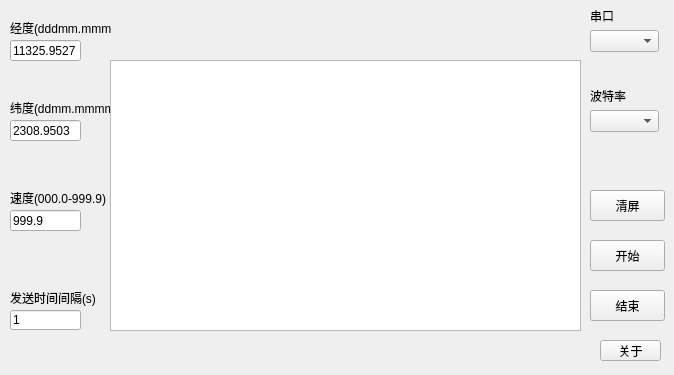
<?xml version="1.0" encoding="UTF-8"?>
<ui version="4.0">
 <class>Windows</class>
 <widget class="QWidget" name="Windows">
  <property name="enabled">
   <bool>true</bool>
  </property>
  <property name="geometry">
   <rect>
    <x>0</x>
    <y>0</y>
    <width>674</width>
    <height>375</height>
   </rect>
  </property>
  <property name="sizePolicy">
   <sizepolicy hsizetype="Fixed" vsizetype="Fixed">
    <horstretch>0</horstretch>
    <verstretch>0</verstretch>
   </sizepolicy>
  </property>
  <property name="minimumSize">
   <size>
    <width>0</width>
    <height>0</height>
   </size>
  </property>
  <property name="sizeIncrement">
   <size>
    <width>0</width>
    <height>0</height>
   </size>
  </property>
  <property name="baseSize">
   <size>
    <width>0</width>
    <height>0</height>
   </size>
  </property>
  <property name="acceptDrops">
   <bool>false</bool>
  </property>
  <property name="windowTitle">
   <string>0183生成器</string>
  </property>
  <property name="windowIcon">
   <iconset resource="titleico.qrc">
    <normaloff>:/img/image2.png</normaloff>:/img/image2.png</iconset>
  </property>
  <widget class="QLineEdit" name="longutide">
   <property name="geometry">
    <rect>
     <x>10</x>
     <y>40</y>
     <width>71</width>
     <height>21</height>
    </rect>
   </property>
   <property name="text">
    <string>11325.9527</string>
   </property>
  </widget>
  <widget class="QLabel" name="label">
   <property name="geometry">
    <rect>
     <x>10</x>
     <y>20</y>
     <width>101</width>
     <height>16</height>
    </rect>
   </property>
   <property name="text">
    <string>经度(dddmm.mmmm)</string>
   </property>
  </widget>
  <widget class="QLabel" name="label_2">
   <property name="geometry">
    <rect>
     <x>10</x>
     <y>100</y>
     <width>101</width>
     <height>16</height>
    </rect>
   </property>
   <property name="text">
    <string>纬度(ddmm.mmmm)</string>
   </property>
  </widget>
  <widget class="QLineEdit" name="latitude">
   <property name="geometry">
    <rect>
     <x>10</x>
     <y>120</y>
     <width>71</width>
     <height>21</height>
    </rect>
   </property>
   <property name="text">
    <string>2308.9503</string>
   </property>
  </widget>
  <widget class="QLabel" name="label_3">
   <property name="geometry">
    <rect>
     <x>10</x>
     <y>190</y>
     <width>111</width>
     <height>16</height>
    </rect>
   </property>
   <property name="text">
    <string>速度(000.0-999.9)</string>
   </property>
  </widget>
  <widget class="QLineEdit" name="speed">
   <property name="geometry">
    <rect>
     <x>10</x>
     <y>210</y>
     <width>71</width>
     <height>21</height>
    </rect>
   </property>
   <property name="text">
    <string>999.9</string>
   </property>
  </widget>
  <widget class="QPushButton" name="start">
   <property name="geometry">
    <rect>
     <x>590</x>
     <y>240</y>
     <width>75</width>
     <height>31</height>
    </rect>
   </property>
   <property name="text">
    <string>开始</string>
   </property>
  </widget>
  <widget class="QPushButton" name="end">
   <property name="geometry">
    <rect>
     <x>590</x>
     <y>290</y>
     <width>75</width>
     <height>31</height>
    </rect>
   </property>
   <property name="text">
    <string>结束</string>
   </property>
  </widget>
  <widget class="QComboBox" name="serial">
   <property name="geometry">
    <rect>
     <x>590</x>
     <y>30</y>
     <width>69</width>
     <height>22</height>
    </rect>
   </property>
  </widget>
  <widget class="QLabel" name="label_4">
   <property name="geometry">
    <rect>
     <x>590</x>
     <y>10</y>
     <width>54</width>
     <height>12</height>
    </rect>
   </property>
   <property name="text">
    <string>串口</string>
   </property>
  </widget>
  <widget class="QComboBox" name="comboBox">
   <property name="geometry">
    <rect>
     <x>590</x>
     <y>110</y>
     <width>69</width>
     <height>22</height>
    </rect>
   </property>
   <item>
    <property name="text">
     <string/>
    </property>
   </item>
   <item>
    <property name="text">
     <string>9600</string>
    </property>
   </item>
   <item>
    <property name="text">
     <string>38400</string>
    </property>
   </item>
   <item>
    <property name="text">
     <string>115200</string>
    </property>
   </item>
  </widget>
  <widget class="QLabel" name="label_5">
   <property name="geometry">
    <rect>
     <x>590</x>
     <y>90</y>
     <width>54</width>
     <height>12</height>
    </rect>
   </property>
   <property name="text">
    <string>波特率</string>
   </property>
  </widget>
  <widget class="QLineEdit" name="interval">
   <property name="geometry">
    <rect>
     <x>10</x>
     <y>310</y>
     <width>71</width>
     <height>20</height>
    </rect>
   </property>
   <property name="text">
    <string>1</string>
   </property>
  </widget>
  <widget class="QLabel" name="label_6">
   <property name="geometry">
    <rect>
     <x>10</x>
     <y>290</y>
     <width>111</width>
     <height>16</height>
    </rect>
   </property>
   <property name="text">
    <string>发送时间间隔(s)</string>
   </property>
  </widget>
  <widget class="QPushButton" name="about">
   <property name="geometry">
    <rect>
     <x>600</x>
     <y>340</y>
     <width>61</width>
     <height>21</height>
    </rect>
   </property>
   <property name="text">
    <string>关于</string>
   </property>
  </widget>
  <widget class="QTextEdit" name="display">
   <property name="geometry">
    <rect>
     <x>110</x>
     <y>60</y>
     <width>471</width>
     <height>271</height>
    </rect>
   </property>
  </widget>
  <widget class="QPushButton" name="clean">
   <property name="geometry">
    <rect>
     <x>590</x>
     <y>190</y>
     <width>75</width>
     <height>31</height>
    </rect>
   </property>
   <property name="text">
    <string>清屏</string>
   </property>
  </widget>
 </widget>
 <resources>
  <include location="titleico.qrc"/>
 </resources>
 <connections/>
</ui>
